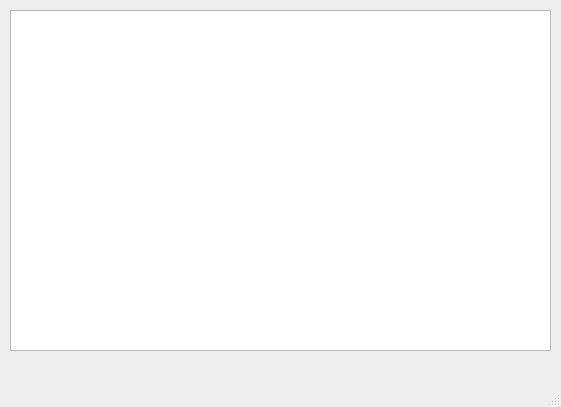
<?xml version="1.0" encoding="UTF-8"?>
<ui version="4.0">
 <class>MainWindow</class>
 <widget class="QMainWindow" name="MainWindow">
  <property name="geometry">
   <rect>
    <x>0</x>
    <y>0</y>
    <width>561</width>
    <height>407</height>
   </rect>
  </property>
  <property name="mouseTracking">
   <bool>false</bool>
  </property>
  <property name="windowTitle">
   <string>MainWindow</string>
  </property>
  <widget class="QWidget" name="centralwidget">
   <widget class="QGraphicsView" name="graphicsView">
    <property name="geometry">
     <rect>
      <x>10</x>
      <y>10</y>
      <width>541</width>
      <height>341</height>
     </rect>
    </property>
   </widget>
  </widget>
  <widget class="QMenuBar" name="menubar">
   <property name="geometry">
    <rect>
     <x>0</x>
     <y>0</y>
     <width>561</width>
     <height>24</height>
    </rect>
   </property>
  </widget>
  <widget class="QStatusBar" name="statusbar"/>
 </widget>
 <resources/>
 <connections/>
</ui>
